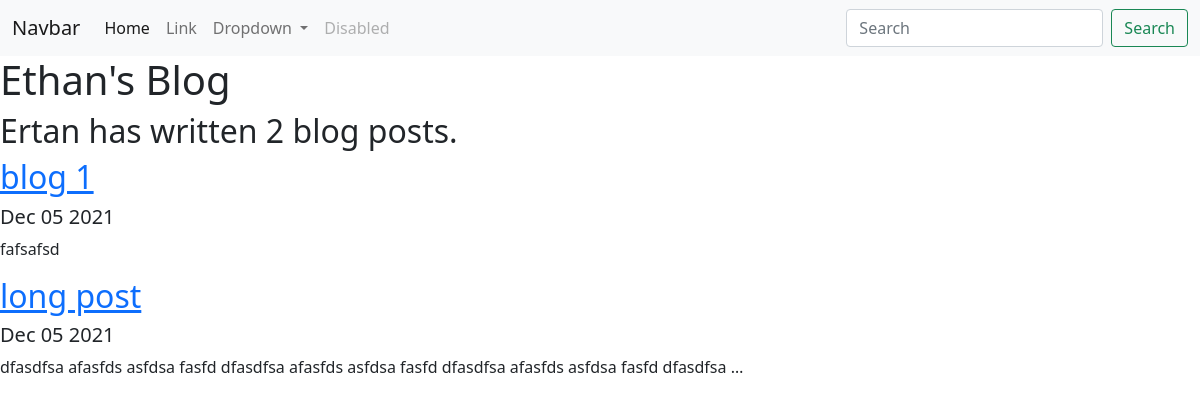
Screenshot of /blog/ with the database file from the repository.
### blog/models.py (models this page shows, shortened)
class Blog(models.Model):
    title = models.CharField(max_length=200)
    description = models.TextField()
    date = models.DateField()

### blog/views.py (the view)
# urls.py: path('', views.all_blogs, name='all_blogs'),
def all_blogs(request):
    blogs = Blog.objects.order_by('-date')
    return render(request, 'blog/all_blogs.html', {'blogs': blogs})

### blog/templates/blog/all_blogs.html
{% extends 'portfolio/base.html' %}
{% block content %}
<h1>Ethan's Blog</h1>
<h2>Ertan has written {{ blogs.count }} blog post{{blogs.count|pluralize}}.</h2>
{% for blog in blogs %}
<a href="{% url 'blog:detail' blog.id %}"><h2>{{ blog.title }}</h2></a>
<h5>{{ blog.date|date:'M d Y' }}</h5>
<p>{{ blog.description|truncatechars:100 }}</p>
{% endfor %}
{% endblock %}

### rows the page displays
Blog: title "blog 1", date "Dec 05 2021", description "fafsafsd"
Blog: title "long post", date "Dec 05 2021", description "dfasdfsa afasfds asfdsa fasfd dfasdfsa afasfds asfdsa fasfd dfasdfsa afasfds asfdsa fasfd dfasdfsa …"

### other values shown
{{ blogs.count }} "2"
